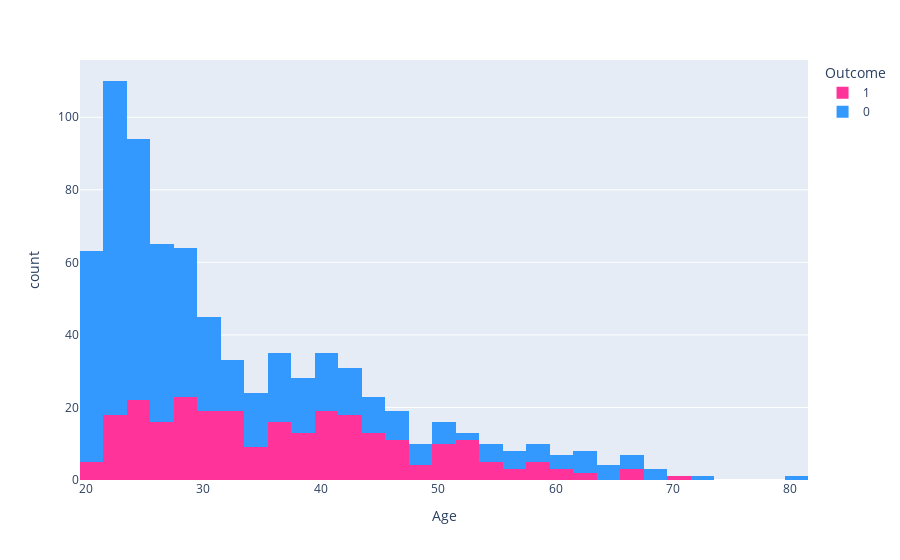

The code cell stored with this chart in its notebook:
### Code cell
px.histogram(data_frame=df,x=df.Age,color='Outcome',color_discrete_sequence=['#ff3399','#3399ff'])

### Figure 1 — Plotly figure (JSON) as saved in the notebook; plotly's stock layout.template omitted (floating-point values rounded to 4 significant figures; data arrays with more than 128 entries replaced by an {"elided": "..."} marker saying what was removed)
{"data": [{"alignmentgroup": "True", "bingroup": "x", "hovertemplate": "Outcome=1<br>Age=%{x}<br>count=%{y}<extra></extra>", "legendgroup": "1", "marker": {"color": "#ff3399", "pattern": {"shape": ""}}, "name": "1", "offsetgroup": "1", "orientation": "v", "showlegend": true, "type": "histogram", "x": {"elided": "268 int values"}, "xaxis": "x", "yaxis": "y"}, {"alignmentgroup": "True", "bingroup": "x", "hovertemplate": "Outcome=0<br>Age=%{x}<br>count=%{y}<extra></extra>", "legendgroup": "0", "marker": {"color": "#3399ff", "pattern": {"shape": ""}}, "name": "0", "offsetgroup": "0", "orientation": "v", "showlegend": true, "type": "histogram", "x": {"elided": "500 int values"}, "xaxis": "x", "yaxis": "y"}], "layout": {"barmode": "relative", "legend": {"title": {"text": "Outcome"}, "tracegroupgap": 0}, "margin": {"t": 60}, "xaxis": {"anchor": "y", "domain": [0, 1], "title": {"text": "Age"}}, "yaxis": {"anchor": "x", "domain": [0, 1], "title": {"text": "count"}}}}
